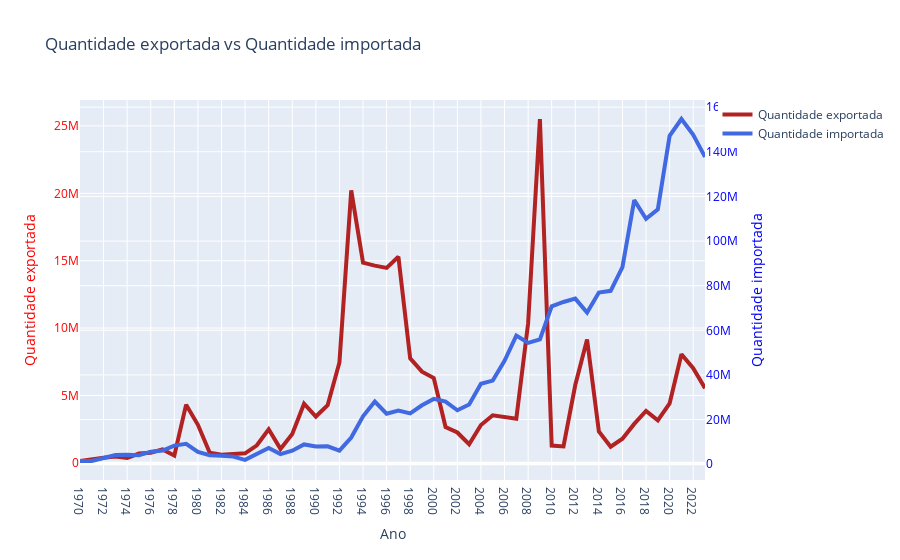

Source (notebook cell):
### Code cell
fig = go.Figure()
fig.add_trace(go.Scatter(x=base_export_agg['ano'], 
                         y=base_export_agg['volume'], 
                         name='Quantidade exportada',
                         yaxis='y1',
                         line=dict(color='firebrick', 
                                   width=4)
                        )
                )

fig.add_trace(go.Scatter(x=base_import_agg['ano'], 
                         y=base_import_agg['volume'], 
                         name='Quantidade importada',
                         yaxis= 'y2',
                         line=dict(color='royalblue', 
                                   width=4)
                        )
                )
fig.update_layout(
    yaxis=dict(
        title='Quantidade exportada',
        titlefont=dict(color='red'),
        tickfont=dict(color='red')
    ),
    yaxis2=dict(
        title='Quantidade importada',
        titlefont=dict(color='blue'),
        tickfont=dict(color='blue'),
        overlaying='y',
        side='right'
    ),
    title='Quantidade exportada vs Quantidade importada',
    xaxis_title='Ano'
    #,yaxis_title='Quantidade(L)'
    )

### Figure 1 — Plotly figure (JSON) as saved in the notebook; plotly's stock layout.template omitted (floating-point values rounded to 4 significant figures)
{"data": [{"line": {"color": "firebrick", "width": 4}, "name": "Quantidade exportada", "type": "scatter", "x": ["1970", "1971", "1972", "1973", "1974", "1975", "1976", "1977", "1978", "1979", "1980", "1981", "1982", "1983", "1984", "1985", "1986", "1987", "1988", "1989", "1990", "1991", "1992", "1993", "1994", "1995", "1996", "1997", "1998", "1999", "2000", "2001", "2002", "2003", "2004", "2005", "2006", "2007", "2008", "2009", "2010", "2011", "2012", "2013", "2014", "2015", "2016", "2017", "2018", "2019", "2020", "2021", "2022", "2023"], "y": [136009, 281305, 381020, 471270, 356985, 688183, 753885, 999085, 547585, 4318073, 2823028, 743652, 596404, 650774, 706873, 1301867, 2487576, 1035783, 2147307, 4387918, 3435142, 4278453, 7448053, 20213415, 14857848, 14635329, 14465631, 15288335, 7750470, 6765937, 6288613, 2654582, 2250037, 1380445, 2801995, 3529789, 3415316, 3281752, 10346323, 25514198, 1280574, 1214834, 5775376, 9149059, 2324029, 1198479, 1786549, 2889572, 3856162, 3152873, 4409717, 8058704, 7025983, 5538888], "yaxis": "y"}, {"line": {"color": "royalblue", "width": 4}, "name": "Quantidade importada", "type": "scatter", "x": ["1970", "1971", "1972", "1973", "1974", "1975", "1976", "1977", "1978", "1979", "1980", "1981", "1982", "1983", "1984", "1985", "1986", "1987", "1988", "1989", "1990", "1991", "1992", "1993", "1994", "1995", "1996", "1997", "1998", "1999", "2000", "2001", "2002", "2003", "2004", "2005", "2006", "2007", "2008", "2009", "2010", "2011", "2012", "2013", "2014", "2015", "2016", "2017", "2018", "2019", "2020", "2021", "2022", "2023"], "y": [1444578, 1450155, 2762052, 4100775, 4245328, 4077010, 5632424, 6100187, 8345907, 9164156, 5556777, 4004192, 3832101, 3407096, 1939104, 4756479, 7277324, 4553587, 6080436, 8861115, 7993984, 8012716, 6115634, 11970323, 21454922, 28098608, 22622479, 24003644, 22740299, 26412937, 29276014, 28050014, 24177319, 26789130, 36062091, 37482993, 46364870, 57629724, 54410076, 55926957, 70737868, 72705225, 74209440, 67954436, 76910155, 77686474, 88345068, 118330745, 109971001, 114175423, 147135137, 154690551, 147600655, 137712871], "yaxis": "y2"}], "layout": {"title": {"text": "Quantidade exportada vs Quantidade importada"}, "xaxis": {"title": {"text": "Ano"}}, "yaxis": {"tickfont": {"color": "red"}, "title": {"font": {"color": "red"}, "text": "Quantidade exportada"}}, "yaxis2": {"overlaying": "y", "side": "right", "tickfont": {"color": "blue"}, "title": {"font": {"color": "blue"}, "text": "Quantidade importada"}}}}
